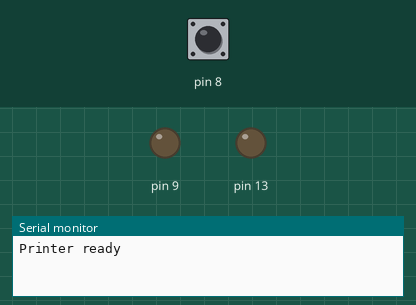
A sketch run on a simulated Arduino Uno, built with avr-gcc and run on an emulated ATmega328P. Shown: output pins drawn as LEDs (lit = HIGH), the last lines printed to the serial monitor. The inputs (shaded band) are chosen by the test bench; at power-on: pin 8 HIGH.

Above: at 1.2 s.
1.3 s: pin 8 pulled LOW for 0.15 s
At 2.0 s:
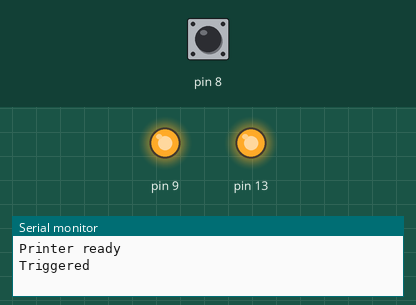
4.4 s: pin 8 pulled LOW for 1 s
At 7.8 s:
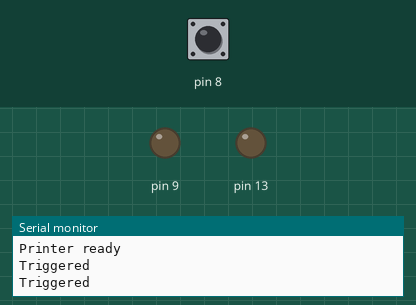
8.4 s: pin 8 pulled LOW for 3.2 s
At 9.8 s:
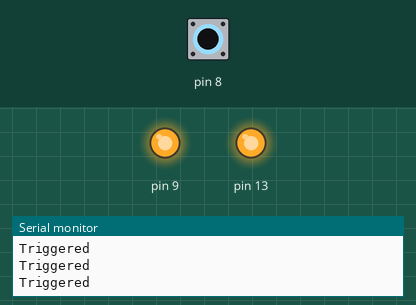
Timing chart, 0 to 15.9 s (numbered marks = the images above; inputs shaded):
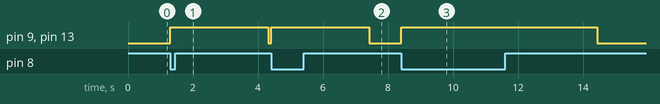

The sketch:

pumpkin_printer.ino
```cpp
/*
 Wells Fargo Account Generator Pumpkin
 Dave Latham
*/
#include <SoftwareSerial.h>
SoftwareSerial Thermal(2, 3);
int heatTime = 80;
int heatInterval = 255;
char printDensity = 15;
char printBreakTime = 15;
int zero = 0;
void setup()
{
 Serial.begin(57600); // for debug info to serial monitor
 pinMode(8,INPUT_PULLUP);
 pinMode(13, OUTPUT);
 pinMode(9, OUTPUT);
 Thermal.begin(115200); // to write to our new printer
 initPrinter();
}
void initPrinter()
{
 //Modify the print speed and heat
 Thermal.write(27);
 Thermal.write(55);
 Thermal.write(7); //Default 64 dots = 8*('7'+1)
 Thermal.write(heatTime); //Default 80 or 800us
 Thermal.write(heatInterval); //Default 2 or 20us
 //Modify the print density and timeout
 Thermal.write(18);
 Thermal.write(35);
 int printSetting = (printDensity<<4) | printBreakTime;
 Thermal.write(printSetting); //Combination of printDensity and printBreakTime
 Serial.println();
 Serial.println("Printer ready");
}
void loop()
{
 int sensorVal = digitalRead(8);
 if (sensorVal == HIGH) {
    digitalWrite(13, LOW);
    digitalWrite(9, LOW);
  } else {
    digitalWrite(13, HIGH);
    digitalWrite(9, HIGH);
    Serial.println();
 Serial.println("Triggered");
 Thermal.write(29);
 Thermal.write(33);
 Thermal.write(zero);
 Thermal.println("WELLS FARGO ACCOUNT CREATOR");
 Thermal.write(10); //Sends the LF to the printer, advances the paper
// back to normal
 Thermal.write(29);
 Thermal.write(33);
 Thermal.write(zero);
 Thermal.println(" New account generated for: ");
 Thermal.write(29);
 Thermal.write(33);
 Thermal.write(1);
 Thermal.println(" JANE DOE ");
 Thermal.write(10);
 Thermal.write(10);
 Thermal.write(29);
 Thermal.write(33);
 Thermal.write(zero);
 Thermal.println(" ACCT #: 761726127863");
 Thermal.write(10);
 Thermal.write(10);
 Thermal.write(27);
 Thermal.write(45);
 Thermal.write(1);
 Thermal.println("We appreciate your business that");
 Thermal.println("you don't know about!");
 Thermal.write(10);
 Thermal.write(10);
 Thermal.write(27);
 Thermal.write(45);
 Thermal.write(zero);
 delay(3000);
  }

}
```

Measured:
- after the input at 1.3 s, pin 9, pin 13: LOW → HIGH at once, → LOW 3.0 s later
- after the input at 4.4 s, pin 9, pin 13: LOW → HIGH at once, → LOW 3.0 s later
- after the input at 8.4 s, pin 9, pin 13: LOW → HIGH at once, → LOW 6.0 s later
